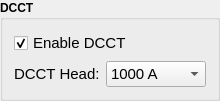
               <widget class="QGroupBox" name="groupBox_6">
                <property name="font">
                 <font>
                  <weight>75</weight>
                  <bold>true</bold>
                 </font>
                </property>
                <property name="title">
                 <string>DCCT</string>
                </property>
                <layout class="QGridLayout" name="gridLayout_5">
                 <item row="0" column="0">
                  <widget class="QCheckBox" name="chb_dcct">
                   <property name="font">
                    <font>
                     <pointsize>11</pointsize>
                     <weight>50</weight>
                     <bold>false</bold>
                    </font>
                   </property>
                   <property name="toolTip">
                    <string>&lt;html&gt;&lt;head/&gt;&lt;body&gt;&lt;p&gt;&lt;br/&gt;&lt;/p&gt;&lt;/body&gt;&lt;/html&gt;</string>
                   </property>
                   <property name="text">
                    <string>Enable DCCT</string>
                   </property>
                   <property name="checked">
                    <bool>true</bool>
                   </property>
                  </widget>
                 </item>
                 <item row="1" column="0">
                  <layout class="QHBoxLayout" name="horizontalLayout">
                   <item>
                    <widget class="QLabel" name="label_178">
                     <property name="sizePolicy">
                      <sizepolicy hsizetype="Maximum" vsizetype="Preferred">
                       <horstretch>0</horstretch>
                       <verstretch>0</verstretch>
                      </sizepolicy>
                     </property>
                     <property name="font">
                      <font>
                       <pointsize>11</pointsize>
                       <weight>50</weight>
                       <bold>false</bold>
                      </font>
                     </property>
                     <property name="text">
                      <string>DCCT Head:</string>
                     </property>
                    </widget>
                   </item>
                   <item>
                    <widget class="QComboBox" name="cb_dcct_select">
                     <property name="sizePolicy">
                      <sizepolicy hsizetype="Preferred" vsizetype="Maximum">
                       <horstretch>0</horstretch>
                       <verstretch>0</verstretch>
                      </sizepolicy>
                     </property>
                     <property name="minimumSize">
                      <size>
                       <width>100</width>
                       <height>0</height>
                      </size>
                     </property>
                     <property name="maximumSize">
                      <size>
                       <width>67</width>
                       <height>16777215</height>
                      </size>
                     </property>
                     <property name="font">
                      <font>
                       <pointsize>11</pointsize>
                       <weight>50</weight>
                       <bold>false</bold>
                      </font>
                     </property>
                     <property name="currentIndex">
                      <number>4</number>
                     </property>
                     <item>
                      <property name="text">
                       <string>40 A</string>
                      </property>
                     </item>
                     <item>
                      <property name="text">
                       <string>160 A</string>
                      </property>
                     </item>
                     <item>
                      <property name="text">
                       <string>320 A</string>
                      </property>
                     </item>
                     <item>
                      <property name="text">
                       <string>600 A</string>
                      </property>
                     </item>
                     <item>
                      <property name="text">
                       <string>1000 A</string>
                      </property>
                     </item>
                     <item>
                      <property name="text">
                       <string>1125 A</string>
                      </property>
                     </item>
                    </widget>
                   </item>
                  </layout>
                 </item>
                </layout>
               </widget>
